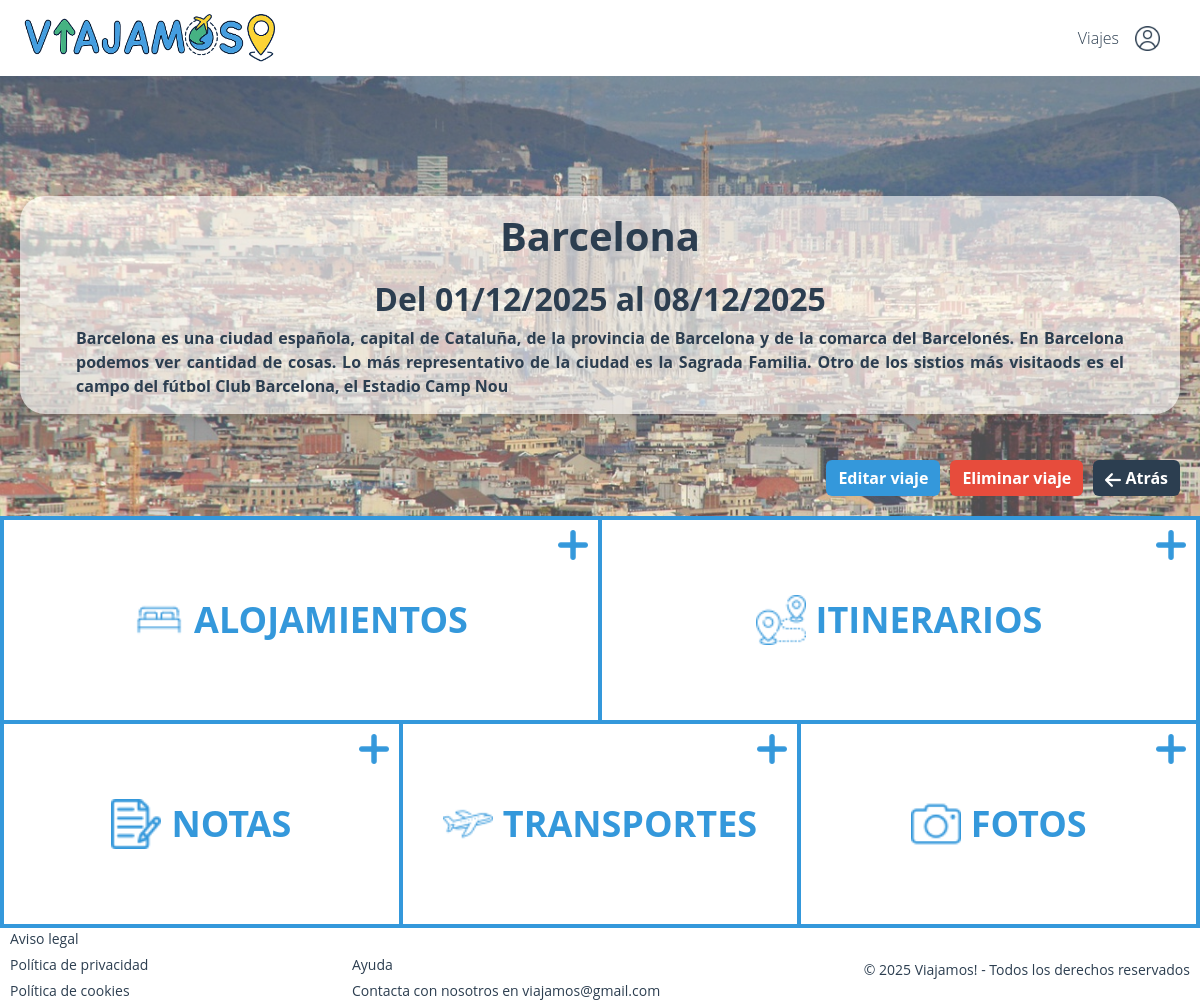
The page /html/detalle_viaje.php?id=18 (signed in) on the database its author committed.
### tables this page shows
CREATE TABLE `viajes` (
  `id` int(11) NOT NULL,
  `usuario_id` int(11) NOT NULL,
  `destino` varchar(100) NOT NULL,
  `inicio` date NOT NULL,
  `fin` date NOT NULL,
  `descripcion` text DEFAULT NULL,
  `foto` varchar(255) DEFAULT NULL
);

### php/session.php (called while the page is built, shortened)
<?php
$usuario_id = $_SESSION['usuario_id'];
?>

### html/detalle_viaje.php (the view, shortened to what this page needs)
<?php
include '../php/session.php';
$id = isset($_GET['id']) ? intval($_GET['id']) : 0;
$sql = "SELECT * FROM viajes WHERE id = ? AND usuario_id = ?";
$stmt = $conn->prepare($sql);
$stmt->bind_param("ii", $id, $usuario_id);
$stmt->execute();
$viaje = $stmt->get_result()->fetch_assoc();
$foto_db = isset($viaje['foto']) ? trim($viaje['foto']) : '';
if (!empty($foto_db)) {
  $foto = $foto_db;
}
?>
<html lang="es">
<head>
  <link href="https://cdn.jsdelivr.net/npm/bootstrap@5.3.3/dist/css/bootstrap.min.css" rel="stylesheet">
  <link rel="stylesheet" href="../css/menu_privado.css">
  <link rel="stylesheet" href="../css/footer_privado.css">
  <link rel="stylesheet" href="../css/estilos_generales.css">
  <link rel="stylesheet" href="../css/detalle_viaje.css">
</head>
<body>
  <div id="menu"></div>
  <header style="background-image: url('<?php echo htmlspecialchars($foto, ENT_QUOTES); ?>');">
    <div class="contenedor">
      <h1><?php echo htmlspecialchars($viaje['destino']); ?></h1>
      <h2>
        <?php
        $fechaInicio = date("d/m/Y", strtotime($viaje['inicio']));
        $fechaFin = date("d/m/Y", strtotime($viaje['fin']));
        echo "Del $fechaInicio al $fechaFin";
        ?>
      </h2>
      <div class="descripcion"><?php echo !empty($viaje['descripcion']) ? htmlspecialchars($viaje['descripcion']) : ''; ?></div>
    </div>
    <div class="acciones">
      <a class="btn btn-custom-blue" data-bs-toggle="modal" data-bs-target="#editarViaje<?php echo $id; ?>">Editar viaje</a>
      <a href="../php/borrar_viaje.php?id=<?php echo $viaje['id']; ?>" class="btn btn-danger" onclick="return confirm('¿Seguro que quieres eliminar este viaje?');">
        Eliminar viaje
      </a>
      <a href="viajes.php" class="btn btn-secondary"><img src="../imagenes/volver.png" alt="flecha"> Atrás</a>
    </div>
  </header>
  <main>
    <div class="fila-50">
      <section>
        <img class="iconos" src="../imagenes/alojamientos.png" alt="cama">
        <a href="vista_alojamientos.php?id=<?php echo $viaje['id']; ?>">ALOJAMIENTOS</a>
        <img src="../imagenes/anadir.png" alt="mas" class="abrir-modal" data-bs-toggle="modal" data-bs-target="#formularioAlojamientos">
      </section>
      <section>
        <img class="iconos" src="../imagenes/itinerarios.png" alt="ruta">
        <a href="vista_itinerarios.php?id=<?php echo $viaje['id']; ?>">ITINERARIOS</a>
        <img src="../imagenes/anadir.png" alt="mas" class="abrir-modal" data-bs-toggle="modal" data-bs-target="#formularioItinerarios">
      </section>
    </div>
    <div class="fila-33">
      <section>
        <img class="iconos" src="../imagenes/notas.png" alt="libreta">
        <a href="vista_notas.php?id=<?php echo $viaje['id']; ?>">NOTAS</a>
        <img src="../imagenes/anadir.png" alt="mas" class="abrir-modal" data-bs-toggle="modal" data-bs-target="#formularioNotas">
      </section>
      <section>
        <img class="iconos" src="../imagenes/avion.png" alt="avion">
        <a href="vista_transportes.php?id=<?php echo $viaje['id']; ?>">TRANSPORTES</a>
        <img src="../imagenes/anadir.png" alt="mas" class="abrir-modal" data-bs-toggle="modal" data-bs-target="#formularioTransportes">
      </section>
      <section>
        <img class="iconos" src="../imagenes/fotos.png" alt="camara">
        <a href="vista_fotos.php?id=<?php echo $viaje['id']; ?>">FOTOS</a>
        <img src="../imagenes/anadir.png" alt="mas" class="abrir-modal" data-bs-toggle="modal" data-bs-target="#formularioFotos">
      </section>
    </div>
  </main>
  <div id="footer"></div>
</body>
</html>

### css/estilos_generales.css (style rules this page uses)
body { font-family: 'Open Sans', sans-serif; background-color: #ffffff; color: #2c3e50; }
h1 { font-weight: bold; text-align: center; margin-bottom: 20px; }
.btn-custom-blue { background-color: #3498db; color: #ffffff; border: none; font-weight: bold; }
.btn-danger { background-color: #e74c3c; color: #ffffff; border: none; font-weight: bold; }
html, body { height: 100%; margin: 0; padding: 0; overflow-x: hidden; }
body { display: flex; flex-direction: column; min-height: 100vh; }

### css/detalle_viaje.css (style rules this page uses)
header { position: relative; color: #2c3e50; font-weight: bold; text-align: center; padding: 120px 20px 150px; background-size: cover; background-position: center; height: 55vh; }
header::after { content: ""; position: absolute; top: 0; left: 0; width: 100%; height: 100%; background: rgba(255, 255, 255, 0.3); z-index: 1; }
header * { position: relative; z-index: 2; }
h2 { font-weight: bold; }
.contenedor { background-color: rgba(255, 255, 255, 0.6); padding: 1.0rem 3.5rem; border-radius: 25px; box-shadow: 0 4px 14px rgba(0, 0, 0, 0.15); }
.descripcion { font-weight: bold; font-size: 16px; text-align: justify; }
.acciones { position: absolute; bottom: 10px; right: 20px; display: flex; gap: 10px; }
main { background-color: #3498db; text-align: center; padding: 4px; }
section { background: white; display: flex; justify-content: center; align-items: center; font-size: 36px; color: #3498db; font-weight: bold; cursor: pointer; height: 200px; position: relative; }
section a { text-decoration: none; color:#3498db; }
.fila-50 { display: grid; grid-template-columns: 1fr 1fr; gap: 4px; margin-bottom: 4px; }
.fila-33 { display: grid; grid-template-columns: repeat(3, 1fr); gap: 4px; }
.iconos { width: 50px; margin-right: 10px; }
.abrir-modal { position: absolute; top: 10px; right: 10px; width: 30px; cursor: pointer; }
.btn-custom-blue, .btn-danger { margin: 10px 0; }
.btn-secondary { background-color: #2c3e50; color: #ffffff; border: none; font-weight: bold; margin: 10px 0; }

### rows shown on the page
viajes: foto (picture), destino "Barcelona", inicio "01/12/2025", fin "08/12/2025", descripcion "Barcelona es una ciudad española, capital de Cataluña, de la provincia de Barcelona y de la comarca del Barcelonés. En Barcelona podemos ver cantidad de cosas. Lo más representativo de la ciudad es la Sagrada Familia. Otro de los sistios más visitaods es el campo del fútbol Club Barcelona, el Estadio Camp Nou"
